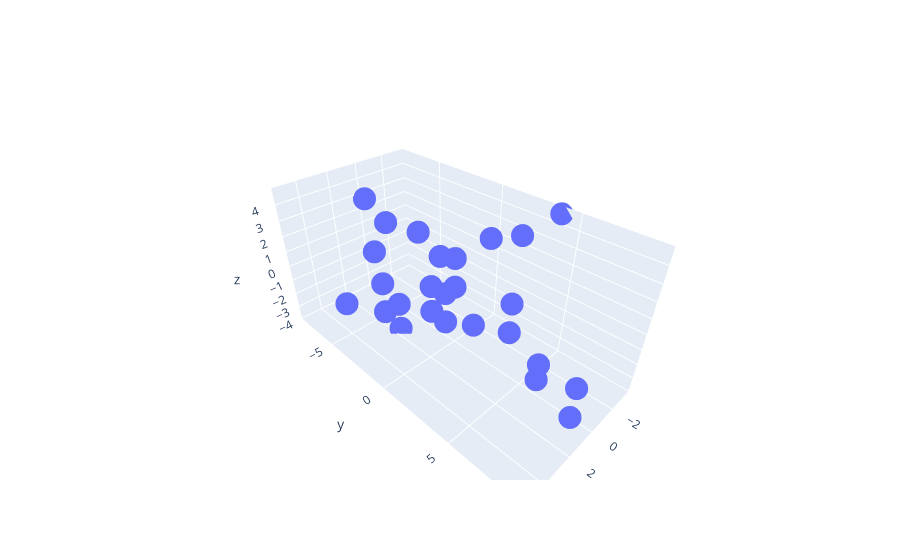

Notebook source saved alongside this figure:
### Code cell
import plotly.graph_objects as go
import numpy as np

# Helix equation

x, y, z = position_array[0:1000,0],position_array[0:1000,1],position_array[0:1000,2]

fig = go.Figure(data=[go.Scatter3d(x=x, y=y, z=z,
                                   mode='markers')])
fig.show()

### Figure 1 — Plotly figure (JSON) as saved in the notebook; plotly's stock layout.template omitted (floating-point values rounded to 4 significant figures)
{"data": [{"mode": "markers", "type": "scatter3d", "x": [0, 1.73, 1.73, 1.73, 0, 0, 0, 0, 1.73, 0, 1.73, 0, 1.73, -1.73, -1.73, 3.46, -1.73, 0, 5.19, -1.73, 0, -1.73, 1.73, 3.46, 4.441e-16, -3.46, 1.73, 1.73, 1.73, 1.73], "y": [0, 0.9988, 0.9988, 2.996, 3.995, 0, 3.995, -1.998, -2.996, -1.998, -2.996, -1.998, -2.996, -2.996, 0.9988, -1.998, 2.996, 5.993, -2.996, -4.994, -5.993, -2.996, 6.992, -1.998, -7.991, 3.995, 8.989, 8.989, 0.9988, -4.994], "z": [0, 0.94, -0.94, 0, -0.94, 1.88, 0.94, -0.94, -1.88, -0.94, -1.88, -2.82, -3.76, 0, 2.82, -0.94, 3.76, -1.88, 0, 0.94, 1.88, 0, -0.94, 0.94, 2.82, 4.7, -1.88, 0, -0.94, 0.94]}], "layout": {}}
